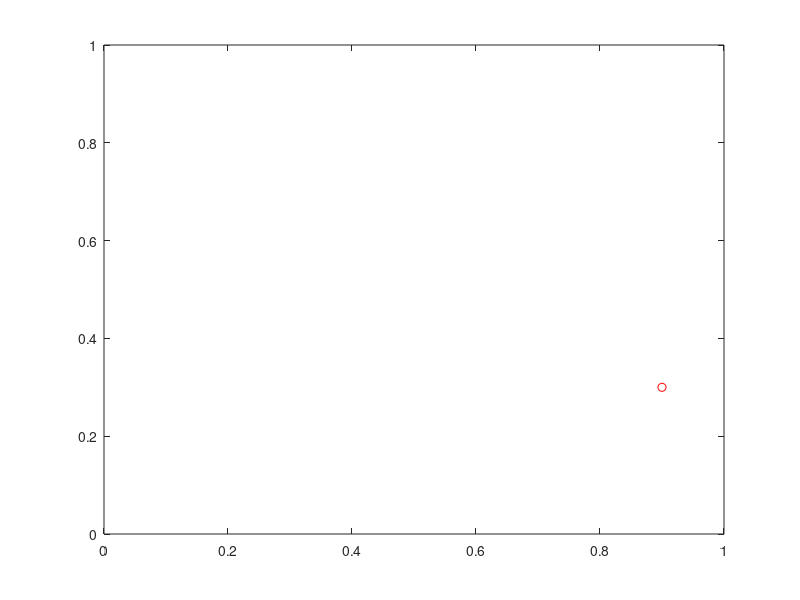

MATLAB code to generate this figure:
Nt = 100;
xmin = 0.1;
xmax = 0.9;
yval = 0.3;

x = linspace(xmin, xmax, Nt);
for it = 1 : Nt
    plot(x(it), yval, 'ro');
    axis([0, 1, 0, 1]);
    drawnow
end